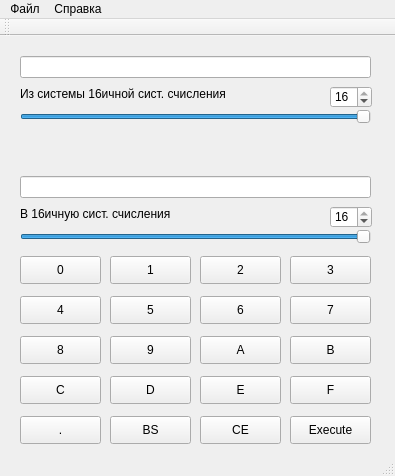
<?xml version="1.0" encoding="UTF-8"?>
<ui version="4.0">
 <class>Converter</class>
 <widget class="QMainWindow" name="Converter">
  <property name="geometry">
   <rect>
    <x>0</x>
    <y>0</y>
    <width>395</width>
    <height>476</height>
   </rect>
  </property>
  <property name="sizePolicy">
   <sizepolicy hsizetype="Fixed" vsizetype="Fixed">
    <horstretch>0</horstretch>
    <verstretch>0</verstretch>
   </sizepolicy>
  </property>
  <property name="minimumSize">
   <size>
    <width>394</width>
    <height>475</height>
   </size>
  </property>
  <property name="maximumSize">
   <size>
    <width>395</width>
    <height>476</height>
   </size>
  </property>
  <property name="windowTitle">
   <string>Converter</string>
  </property>
  <widget class="QWidget" name="centralWidget">
   <widget class="QSlider" name="horizontalSlider_from">
    <property name="geometry">
     <rect>
      <x>20</x>
      <y>70</y>
      <width>351</width>
      <height>22</height>
     </rect>
    </property>
    <property name="minimum">
     <number>2</number>
    </property>
    <property name="maximum">
     <number>16</number>
    </property>
    <property name="sliderPosition">
     <number>16</number>
    </property>
    <property name="orientation">
     <enum>Qt::Horizontal</enum>
    </property>
   </widget>
   <widget class="QSlider" name="horizontalSlider_to">
    <property name="geometry">
     <rect>
      <x>20</x>
      <y>190</y>
      <width>351</width>
      <height>22</height>
     </rect>
    </property>
    <property name="minimum">
     <number>2</number>
    </property>
    <property name="maximum">
     <number>16</number>
    </property>
    <property name="value">
     <number>16</number>
    </property>
    <property name="orientation">
     <enum>Qt::Horizontal</enum>
    </property>
   </widget>
   <widget class="QLineEdit" name="lineEdit">
    <property name="geometry">
     <rect>
      <x>20</x>
      <y>20</y>
      <width>351</width>
      <height>22</height>
     </rect>
    </property>
    <property name="inputMask">
     <string/>
    </property>
    <property name="alignment">
     <set>Qt::AlignRight|Qt::AlignTrailing|Qt::AlignVCenter</set>
    </property>
    <property name="readOnly">
     <bool>true</bool>
    </property>
   </widget>
   <widget class="QLineEdit" name="lineEdit_2">
    <property name="geometry">
     <rect>
      <x>20</x>
      <y>140</y>
      <width>351</width>
      <height>22</height>
     </rect>
    </property>
    <property name="alignment">
     <set>Qt::AlignRight|Qt::AlignTrailing|Qt::AlignVCenter</set>
    </property>
    <property name="readOnly">
     <bool>true</bool>
    </property>
   </widget>
   <widget class="QLabel" name="label_from">
    <property name="geometry">
     <rect>
      <x>20</x>
      <y>50</y>
      <width>351</width>
      <height>16</height>
     </rect>
    </property>
    <property name="text">
     <string>Из системы 16ичной сист. счисления</string>
    </property>
   </widget>
   <widget class="QLabel" name="label_to">
    <property name="geometry">
     <rect>
      <x>20</x>
      <y>170</y>
      <width>351</width>
      <height>16</height>
     </rect>
    </property>
    <property name="text">
     <string>В 16ичную сист. счисления</string>
    </property>
   </widget>
   <widget class="QPushButton" name="pushButton_0">
    <property name="geometry">
     <rect>
      <x>20</x>
      <y>220</y>
      <width>81</width>
      <height>28</height>
     </rect>
    </property>
    <property name="sizePolicy">
     <sizepolicy hsizetype="Minimum" vsizetype="Fixed">
      <horstretch>0</horstretch>
      <verstretch>0</verstretch>
     </sizepolicy>
    </property>
    <property name="text">
     <string>0</string>
    </property>
    <property name="shortcut">
     <string>0</string>
    </property>
   </widget>
   <widget class="QPushButton" name="pushButton_1">
    <property name="geometry">
     <rect>
      <x>110</x>
      <y>220</y>
      <width>81</width>
      <height>28</height>
     </rect>
    </property>
    <property name="text">
     <string>1</string>
    </property>
    <property name="shortcut">
     <string>1</string>
    </property>
   </widget>
   <widget class="QPushButton" name="pushButton_2">
    <property name="geometry">
     <rect>
      <x>200</x>
      <y>220</y>
      <width>81</width>
      <height>28</height>
     </rect>
    </property>
    <property name="text">
     <string>2</string>
    </property>
    <property name="shortcut">
     <string>2</string>
    </property>
   </widget>
   <widget class="QPushButton" name="pushButton_3">
    <property name="geometry">
     <rect>
      <x>290</x>
      <y>220</y>
      <width>81</width>
      <height>28</height>
     </rect>
    </property>
    <property name="text">
     <string>3</string>
    </property>
    <property name="shortcut">
     <string>3</string>
    </property>
   </widget>
   <widget class="QPushButton" name="pushButton_7">
    <property name="geometry">
     <rect>
      <x>290</x>
      <y>260</y>
      <width>81</width>
      <height>28</height>
     </rect>
    </property>
    <property name="text">
     <string>7</string>
    </property>
    <property name="shortcut">
     <string>7</string>
    </property>
   </widget>
   <widget class="QPushButton" name="pushButton_6">
    <property name="geometry">
     <rect>
      <x>200</x>
      <y>260</y>
      <width>81</width>
      <height>28</height>
     </rect>
    </property>
    <property name="text">
     <string>6</string>
    </property>
    <property name="shortcut">
     <string>6</string>
    </property>
   </widget>
   <widget class="QPushButton" name="pushButton_5">
    <property name="geometry">
     <rect>
      <x>110</x>
      <y>260</y>
      <width>81</width>
      <height>28</height>
     </rect>
    </property>
    <property name="text">
     <string>5</string>
    </property>
    <property name="shortcut">
     <string>5</string>
    </property>
   </widget>
   <widget class="QPushButton" name="pushButton_4">
    <property name="geometry">
     <rect>
      <x>20</x>
      <y>260</y>
      <width>81</width>
      <height>28</height>
     </rect>
    </property>
    <property name="text">
     <string>4</string>
    </property>
    <property name="shortcut">
     <string>4</string>
    </property>
   </widget>
   <widget class="QPushButton" name="pushButton_B">
    <property name="geometry">
     <rect>
      <x>290</x>
      <y>300</y>
      <width>81</width>
      <height>28</height>
     </rect>
    </property>
    <property name="text">
     <string>B</string>
    </property>
    <property name="shortcut">
     <string>B</string>
    </property>
   </widget>
   <widget class="QPushButton" name="pushButton_A">
    <property name="geometry">
     <rect>
      <x>200</x>
      <y>300</y>
      <width>81</width>
      <height>28</height>
     </rect>
    </property>
    <property name="text">
     <string>A</string>
    </property>
    <property name="shortcut">
     <string>A</string>
    </property>
   </widget>
   <widget class="QPushButton" name="pushButton_9">
    <property name="geometry">
     <rect>
      <x>110</x>
      <y>300</y>
      <width>81</width>
      <height>28</height>
     </rect>
    </property>
    <property name="text">
     <string>9</string>
    </property>
    <property name="shortcut">
     <string>9</string>
    </property>
   </widget>
   <widget class="QPushButton" name="pushButton_8">
    <property name="geometry">
     <rect>
      <x>20</x>
      <y>300</y>
      <width>81</width>
      <height>28</height>
     </rect>
    </property>
    <property name="text">
     <string>8</string>
    </property>
    <property name="shortcut">
     <string>8</string>
    </property>
   </widget>
   <widget class="QPushButton" name="pushButton_F">
    <property name="geometry">
     <rect>
      <x>290</x>
      <y>340</y>
      <width>81</width>
      <height>28</height>
     </rect>
    </property>
    <property name="text">
     <string>F</string>
    </property>
    <property name="shortcut">
     <string>F</string>
    </property>
   </widget>
   <widget class="QPushButton" name="pushButton_E">
    <property name="geometry">
     <rect>
      <x>200</x>
      <y>340</y>
      <width>81</width>
      <height>28</height>
     </rect>
    </property>
    <property name="text">
     <string>E</string>
    </property>
    <property name="shortcut">
     <string>E</string>
    </property>
   </widget>
   <widget class="QPushButton" name="pushButton_D">
    <property name="geometry">
     <rect>
      <x>110</x>
      <y>340</y>
      <width>81</width>
      <height>28</height>
     </rect>
    </property>
    <property name="text">
     <string>D</string>
    </property>
    <property name="shortcut">
     <string>D</string>
    </property>
   </widget>
   <widget class="QPushButton" name="pushButton_C">
    <property name="geometry">
     <rect>
      <x>20</x>
      <y>340</y>
      <width>81</width>
      <height>28</height>
     </rect>
    </property>
    <property name="text">
     <string>C</string>
    </property>
    <property name="shortcut">
     <string>C</string>
    </property>
   </widget>
   <widget class="QPushButton" name="pushButton_execut">
    <property name="geometry">
     <rect>
      <x>290</x>
      <y>380</y>
      <width>81</width>
      <height>28</height>
     </rect>
    </property>
    <property name="text">
     <string>Execute</string>
    </property>
    <property name="shortcut">
     <string>Return</string>
    </property>
   </widget>
   <widget class="QPushButton" name="pushButton_ce">
    <property name="geometry">
     <rect>
      <x>200</x>
      <y>380</y>
      <width>81</width>
      <height>28</height>
     </rect>
    </property>
    <property name="text">
     <string>CE</string>
    </property>
    <property name="shortcut">
     <string/>
    </property>
   </widget>
   <widget class="QPushButton" name="pushButton_bs">
    <property name="geometry">
     <rect>
      <x>110</x>
      <y>380</y>
      <width>81</width>
      <height>28</height>
     </rect>
    </property>
    <property name="text">
     <string>BS</string>
    </property>
    <property name="shortcut">
     <string>Backspace</string>
    </property>
   </widget>
   <widget class="QPushButton" name="pushButton_dot">
    <property name="geometry">
     <rect>
      <x>20</x>
      <y>380</y>
      <width>81</width>
      <height>28</height>
     </rect>
    </property>
    <property name="text">
     <string>.</string>
    </property>
    <property name="shortcut">
     <string>.</string>
    </property>
   </widget>
   <widget class="QSpinBox" name="spinBox_from">
    <property name="geometry">
     <rect>
      <x>330</x>
      <y>50</y>
      <width>42</width>
      <height>22</height>
     </rect>
    </property>
    <property name="minimum">
     <number>2</number>
    </property>
    <property name="maximum">
     <number>16</number>
    </property>
    <property name="value">
     <number>16</number>
    </property>
   </widget>
   <widget class="QSpinBox" name="spinBox_to">
    <property name="geometry">
     <rect>
      <x>330</x>
      <y>170</y>
      <width>42</width>
      <height>22</height>
     </rect>
    </property>
    <property name="minimum">
     <number>2</number>
    </property>
    <property name="maximum">
     <number>16</number>
    </property>
    <property name="value">
     <number>16</number>
    </property>
   </widget>
  </widget>
  <widget class="QToolBar" name="mainToolBar">
   <attribute name="toolBarArea">
    <enum>TopToolBarArea</enum>
   </attribute>
   <attribute name="toolBarBreak">
    <bool>false</bool>
   </attribute>
  </widget>
  <widget class="QStatusBar" name="statusBar"/>
  <widget class="QMenuBar" name="menuBar">
   <property name="geometry">
    <rect>
     <x>0</x>
     <y>0</y>
     <width>395</width>
     <height>26</height>
    </rect>
   </property>
   <widget class="QMenu" name="menuExit">
    <property name="title">
     <string>Файл</string>
    </property>
    <addaction name="action_history"/>
    <addaction name="action_quit"/>
   </widget>
   <widget class="QMenu" name="menuAbout">
    <property name="title">
     <string>Справка</string>
    </property>
    <addaction name="action_autor"/>
   </widget>
   <addaction name="menuExit"/>
   <addaction name="menuAbout"/>
  </widget>
  <action name="action_autor">
   <property name="text">
    <string>Автор</string>
   </property>
   <property name="shortcut">
    <string>Ctrl+A</string>
   </property>
  </action>
  <action name="action_history">
   <property name="text">
    <string>История</string>
   </property>
   <property name="shortcut">
    <string>Ctrl+H</string>
   </property>
  </action>
  <action name="action_quit">
   <property name="text">
    <string>Выход</string>
   </property>
   <property name="shortcut">
    <string>Ctrl+Q</string>
   </property>
  </action>
 </widget>
 <layoutdefault spacing="6" margin="11"/>
 <resources/>
 <connections/>
</ui>
